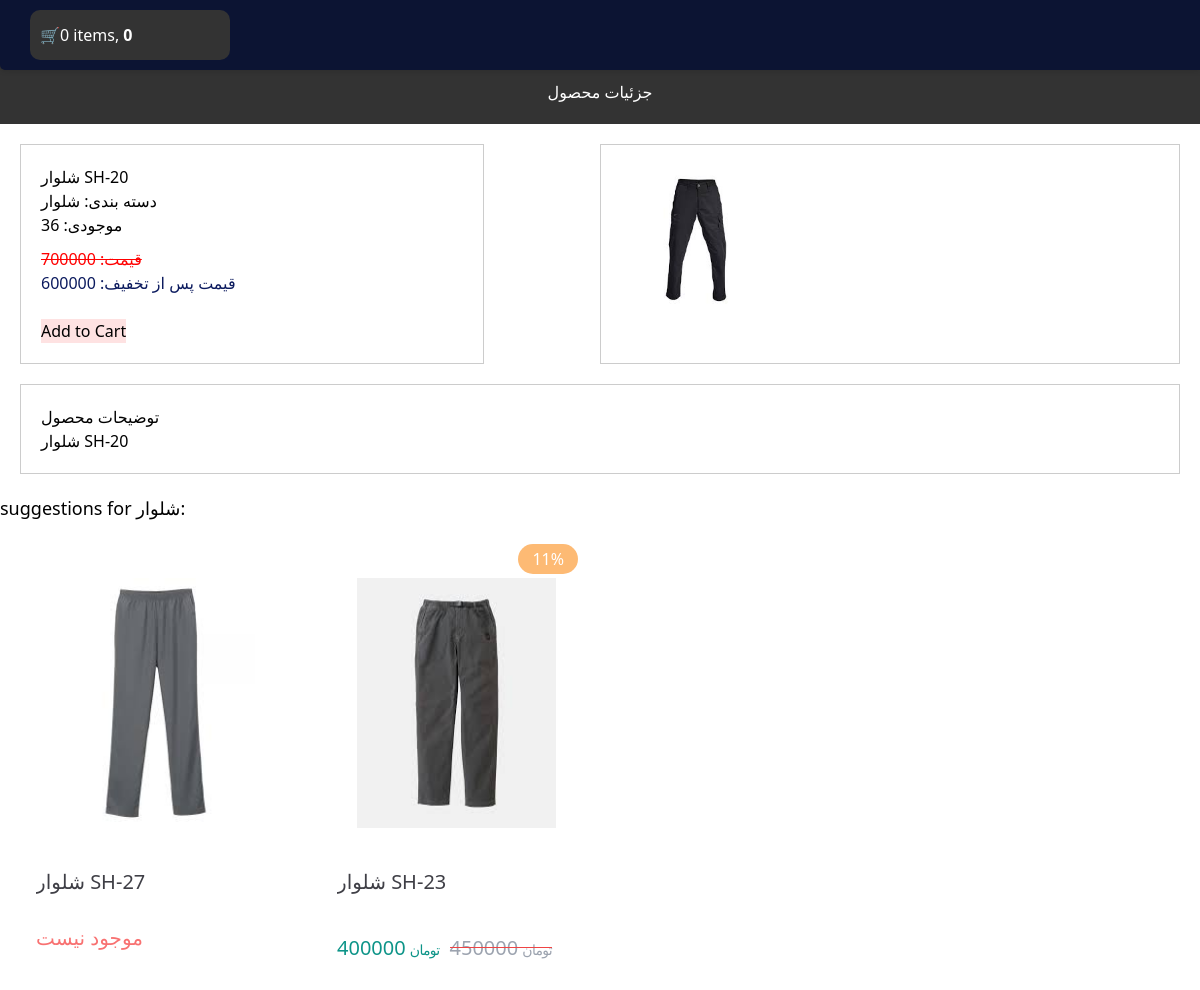
Screenshot of /product/9/shlor-sh-20 with the database file from the repository.
### shop/models.py (models this page shows, shortened)
class Product(models.Model):
    category = models.ForeignKey(Category, related_name='products', on_delete=models.CASCADE)
    name = models.CharField(max_length=255)
    slug = models.SlugField(max_length=255)
    description = models.TextField(max_length=1200)
    inventory = models.PositiveIntegerField(default=0)
    price = models.PositiveIntegerField(default=0)
    weight = models.PositiveIntegerField(default=0)
    off = models.PositiveIntegerField(default=0)
    new_price = models.PositiveIntegerField(default=0)
    created = models.DateTimeField(auto_now_add=True)
    updated = models.DateTimeField(auto_now=True)
    class Meta:
        ordering = ['-created']
        indexes = [
            models.Index(fields=['id', 'slug']),
            models.Index(fields=['name']),
            models.Index(fields=['-created']),
        ]
    def percent(self):
        return round((self.off/self.price)*100)

class Category(models.Model):
    name = models.CharField(max_length=255)
    slug = models.SlugField(max_length=255, unique=True)
    class Meta:
        ordering = ['name']
        indexes = [
            models.Index(fields=['name'])
        ]
    def __str__(self):
        return self.name

class Image(models.Model):
    product = models.ForeignKey(Product, on_delete=models.CASCADE, related_name="images")
    file = models.ImageField(upload_to="product_images/%Y/%m/%d")
    title = models.CharField(max_length=250, null=True, blank=True)
    description = models.TextField(null=True, blank=True)
    created = models.DateTimeField(auto_now_add=True)
    class Meta:
        ordering = ['-created']
        indexes = [
            models.Index(fields=['-created'])
        ]

### shop/views.py (the view)
# urls.py: path('product/<int:id>/<slug:slug>', views.product_detail, name='product_detail')
def product_detail(request, id, slug):
    product = get_object_or_404(Product, slug=slug, id=id)
    category = product.category
    context = {
        'product': product,
        'category': category,
    }
    return render(request, 'shop/detail.html', context)

### cart/cart.py (called while the page is built)
    def __len__(self):
        return sum(item['quantity'] for item in self.cart.values())

    def get_total_price(self):
        price = sum(item['price'] * item['quantity'] for item in self.cart.values())
        return price

### cart/context_processor.py (called while the page is built)
def cart(request):
    return {'cart': Cart(request)}

### shop/templatetags/template_tag.py (called while the page is built)
@register.simple_tag()
def suggestions(category, id):
    product = Product.objects.filter(category=category).exclude(id=id)[:5]
    return (product)

### shop/templates/shop/detail.html (shortened to what this page needs)
{% extends 'parent/base.html' %}
{% load static %}
{% load template_tag%}
{% block content %}
{% load static tailwind_tags %}
<head>
    {% tailwind_css %}
</head>
    <div class="header">
        <h1> جزئیات محصول</h1>
    </div>
    <div class="product-container">
        <div class="product-details">
            <h2>{{ product.name }}</h2>
            <p>دسته بندی: {{ product.category }}</p>
            <p>موجودی: {{ product.inventory }}</p>
            <div class="price">
                <span class="original-price">قیمت: {{ product.price}}</span>
                <br>
                {% if product.off %}
                <span class="discounted-price-d">قیمت پس از تخفیف: {{ product.new_price}}</span>
                {% endif %}
            </div>
            <br>
            {% if product.inventory %}
                 <button type="button" id="add-cart" class="bg-red-100">Add to Cart</button>
            {% endif %}
        </div>
        <div class="product-images">
            {% for img in product.images.all %}
                <img src="{{ img.file.url }}">
            {% endfor %}
        </div>
    </div>
    <div class="product-description">
    <h3>توضیحات محصول</h3>
    <p>{{ product.description }}</p>
    </div>
<div>
    <h3 class="text-lg">suggestions for {{product.category}}:</h3>
    {% suggestions product.category product.id as products %}
    <div class="flex justify-center items-first">
    <div class="felx-col">
        <div class="" >
            <div class="grid grid-cols-4 gap-x-1">
        {%for i in products %}
            <div class="swiper-slide">
                <div class="child:rounded-2xl child:bg-white child:shadow-normal m-3 ">
                    <a href="{% url 'shop:product_detail' i.id i.slug %}">
                        <div class="dark:bg-zinc-700 justify-between p-2 m-4 relative  w-[255px] h-[472px] ">
                            <div class="p-5  pt-8 mb-5">
                                <img src="{{ i.images.first.file.url }} " class=" h-[250px] w-[250px] mx-auto my-auto items-center">
                            </div>
                            {% if  i.off and i.inventory %}
                            <span class="absolute top-1.5 right-1.5 rounded-full  block h-[30px] leading-[30px] bg-orange-300 text-white dark:text-zinc-700 px-3.5">{{i.percent}}%</span>
                            {% endif %}
                            <h5 class="font-dana-medium text-xl h-14 text-zinc-700 dark:text-white line-clamp-2"> {{ i.name }}</h5>
                    </a>
            {% if not i.inventory %}
                <div>
                    <span class="text-red-400  text-xl pt-3">موجود نیست</span>
                </div>
            {% else %}
            <div class="mt-2.5 flex gap-x-2.5">
                <div class="text-teal-600 dark:text-emerald-500 ">
                    <span class="font-dana-demibold text-xl"> {{ i.new_price }}</span>
                    <span class="text-sm tracking-tighter ">تومان</span>
                </div>
                {% if i.off %}
                    <div class="offer  text-gray-400">
                        <span class="font-dana-regular text-xl"> {{ i.price }}</span>
                        <span class="text-sm tracking-tighter ">تومان</span>
                    </div>
                {% endif %}
            </div>
        {% endif %}
                </div>
            </div>
        </div>
        {%endfor%}
    </div>
    </div>
{% endblock %}

### shop/templates/static/css/base.css (style rules this page uses)
.header { text-align:center; padding: 20px; background-color: #333; color: #fff; margin-top:60px; }
a:link, a:visited { text-decoration: none; }
.price { position: relative; margin-top: 10px; }
.original-price { text-decoration: line-through; color: red; }
.product-container { display: flex; justify-content: space-between; margin: 20px; }
.product-details { width: 40%; padding: 20px; box-sizing: border-box; border: 1px solid #ccc; }
.discounted-price-d { color: #0b1a5e; }
.product-images { width: 50%; padding: 20px; box-sizing: border-box; border: 1px solid #ccc; }
.product-images img { width: 150px; max-width:100%; height: auto; display: block; margin-bottom: 10px; }
.product-description { clear: both; margin: 20px; padding: 20px; box-sizing: border-box; border: 1px solid #ccc; }

### rows the page displays
Product: name "شلوار SH-20", category "شلوار", inventory "36", price "700000", new_price "600000", description "شلوار SH-20"
Image: file (picture)
Product: images.first.file (picture), name "شلوار SH-27", inventory "موجود نیست"
Product: images.first.file (picture), percent "11", name "شلوار SH-23", new_price "400000", price "450000"

### other values shown
{{ item_count }} "0"
{{ cart.get_total_price }} "0"
